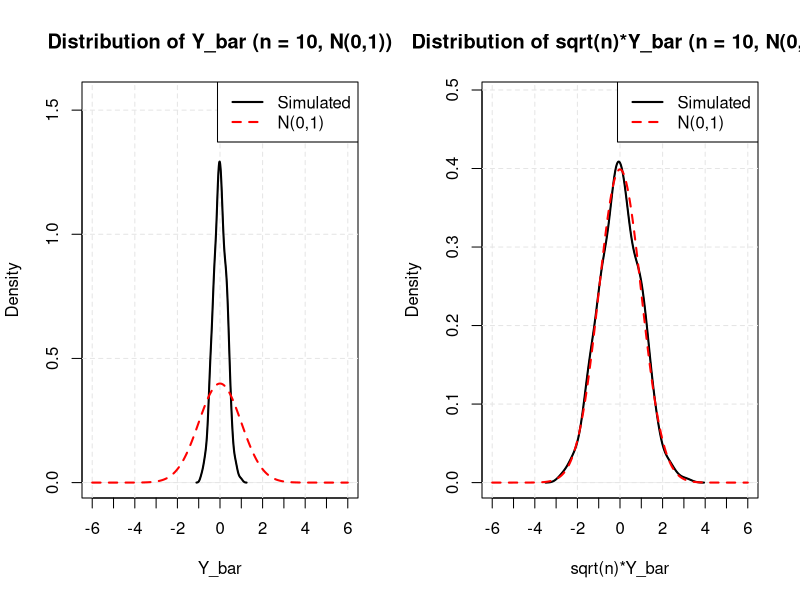
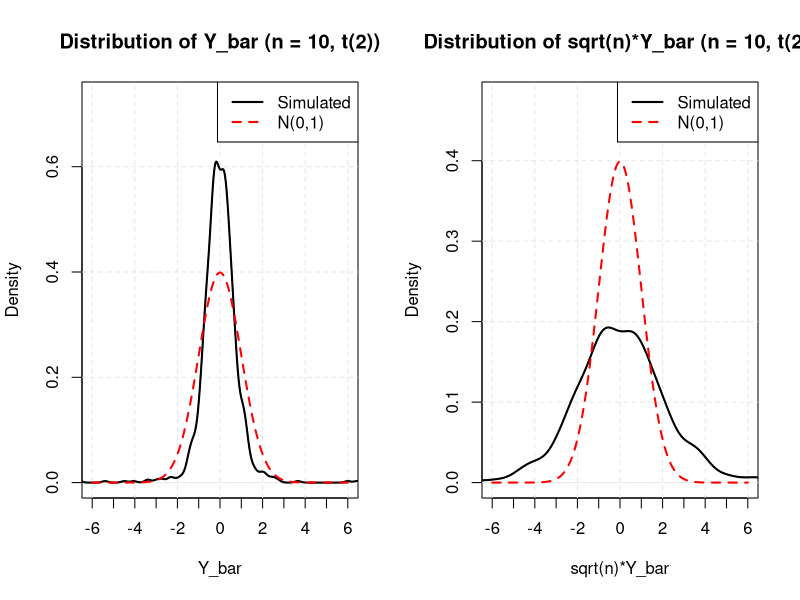
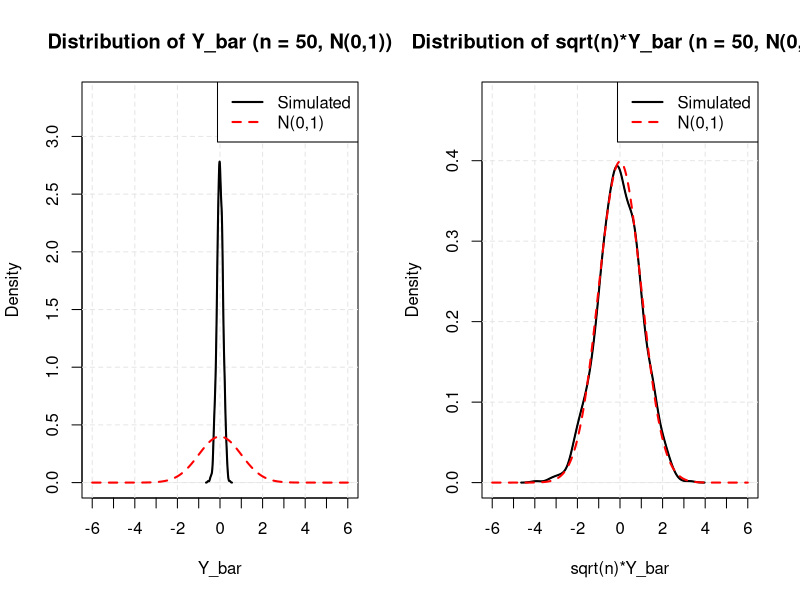
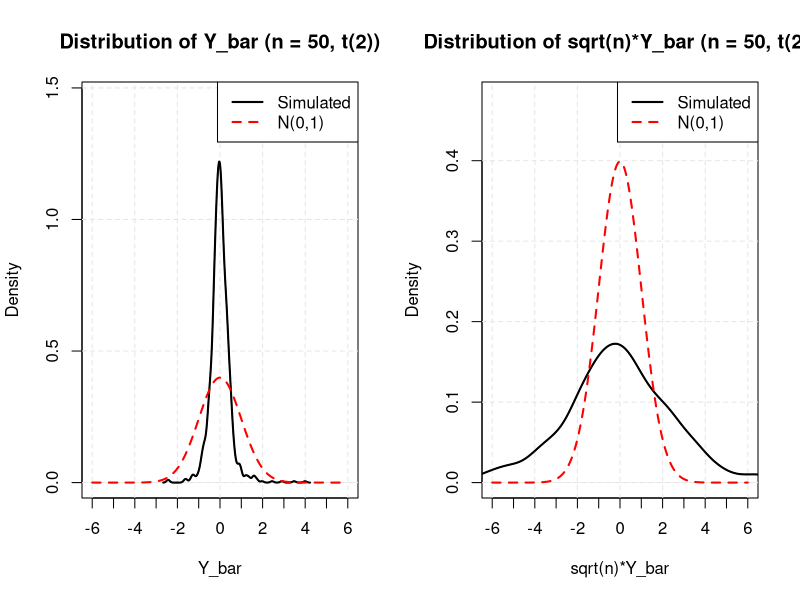
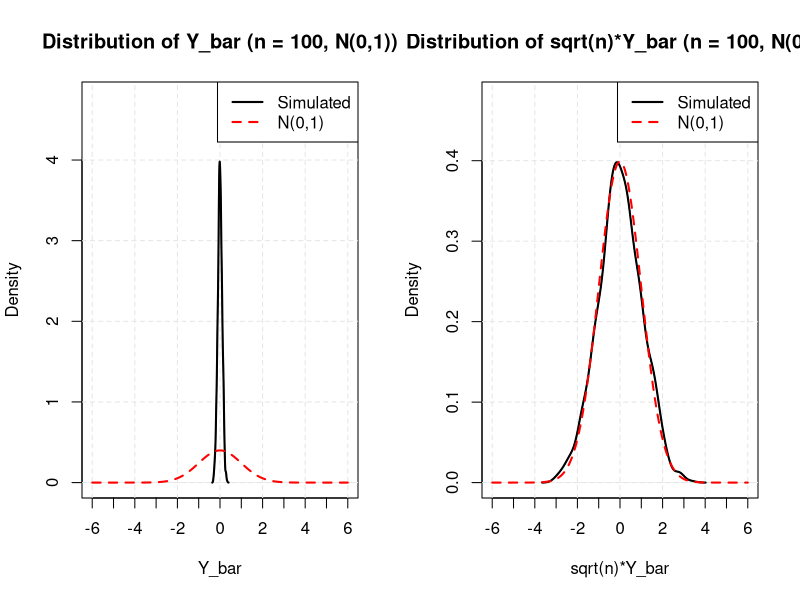
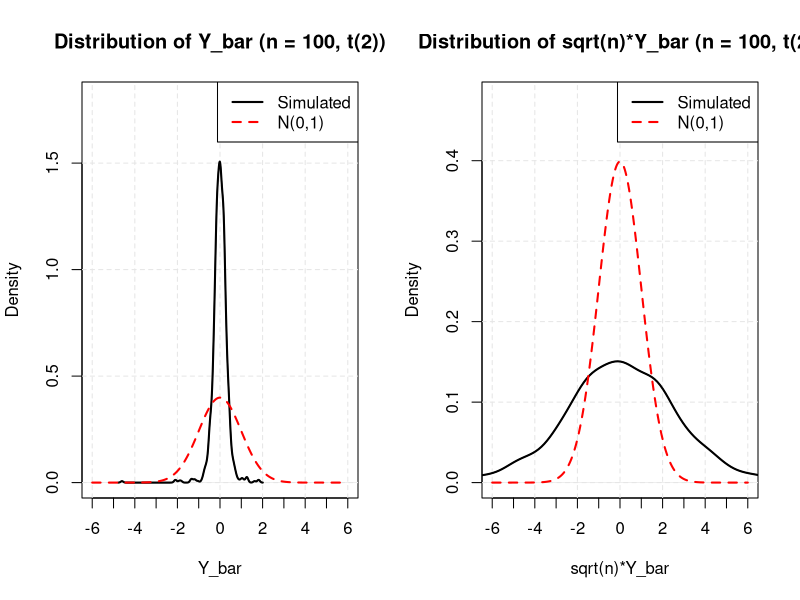
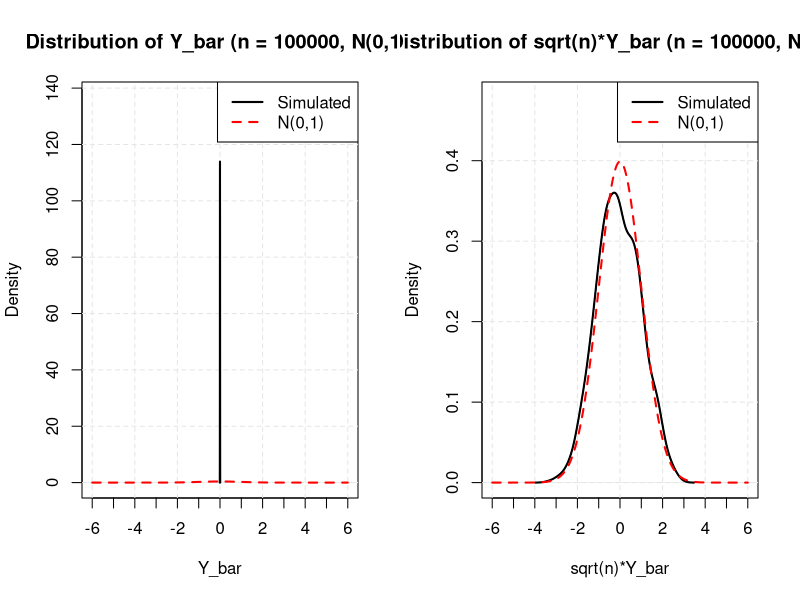
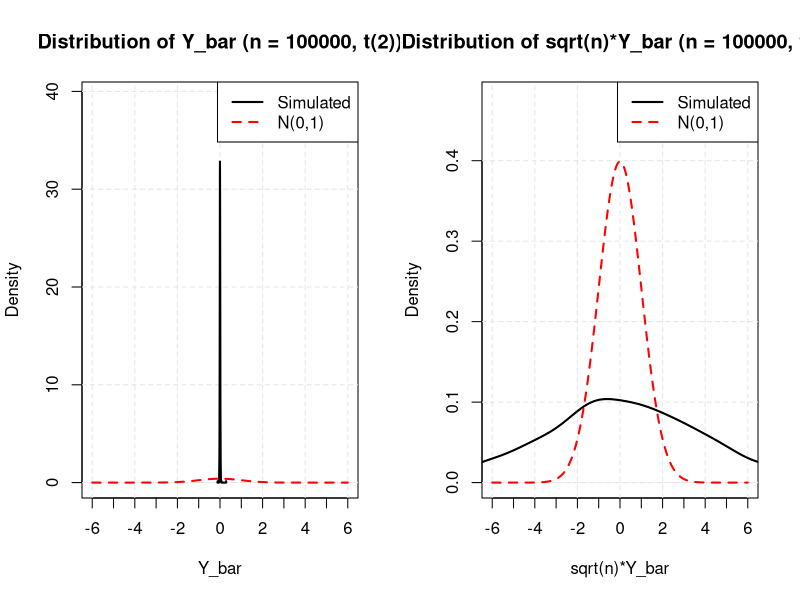

Write R code to recreate these figures, in order.
# Set random seed for reproducibility
set.seed(12345)

B <- 1000
degree_freedom <- 2

# Create img directory if it doesn't exist
if (!dir.exists("img")) {
  dir.create("img")
}

simulate_and_save <- function(n, dist_type) {
  y_bar <- numeric(B)
  y_bar_scaled <- numeric(B)
  
  # Generate B samples and calculate both statistics
  for(b in 1:B) {
    if(dist_type == "normal") {
      y <- rnorm(n, mean = 0, sd = 1)
    } else {
      y <- rt(n, df = degree_freedom)
    }
    
    y_bar[b] <- mean(y)
    y_bar_scaled[b] <- sqrt(n) * mean(y)
  }
  
  # Create filename
  dist_name <- ifelse(dist_type == "normal", "normal", paste0("t", degree_freedom))
  filename <- file.path("img", sprintf("n%d_%s_combined.png", n, dist_name))
  
  png(filename, width = 1200, height = 500)
  
  # Set up 1x2 plotting area
  par(mfrow = c(1, 2), mar = c(5, 4, 4, 2) + 0.1)
  
  # Create standard normal density for comparison
  x_range <- seq(-6, 6, length.out = 300)
  standard_normal <- dnorm(x_range)
  
  # Plot for Y_bar
  dens1 <- density(y_bar)
  y_max1 <- max(max(dens1$y), max(standard_normal)) * 1.2
  
  dist_label <- ifelse(dist_type == "normal", "N(0,1)", paste0("t(", degree_freedom, ")"))
  plot_title1 <- sprintf("Distribution of Y_bar (n = %d, %s)", n, dist_label)
  
  plot(dens1, main = plot_title1,
       xlab = "Y_bar", 
       ylab = "Density",
       xlim = c(-6, 6),
       ylim = c(0, y_max1),
       xaxt = "n")
  
  axis(1, at = seq(-6, 6, by = 1))
  grid(nx = NULL, ny = NULL, lty = 2, col = "gray90")
  lines(dens1, lwd = 2)
  lines(x_range, standard_normal, col = "red", lty = 2, lwd = 2)
  legend("topright", c("Simulated", "N(0,1)"), 
         col = c("black", "red"), lty = c(1, 2), lwd = 2)
  
  # Plot for sqrt(n)*Y_bar
  dens2 <- density(y_bar_scaled)
  y_max2 <- max(max(dens2$y), max(standard_normal)) * 1.2
  
  plot_title2 <- sprintf("Distribution of sqrt(n)*Y_bar (n = %d, %s)", n, dist_label)
  
  plot(dens2, main = plot_title2,
       xlab = "sqrt(n)*Y_bar", 
       ylab = "Density",
       xlim = c(-6, 6),
       ylim = c(0, y_max2),
       xaxt = "n")
  
  axis(1, at = seq(-6, 6, by = 1))
  grid(nx = NULL, ny = NULL, lty = 2, col = "gray90")
  lines(dens2, lwd = 2)
  lines(x_range, standard_normal, col = "red", lty = 2, lwd = 2)
  legend("topright", c("Simulated", "N(0,1)"), 
         col = c("black", "red"), lty = c(1, 2), lwd = 2)
  
  dev.off()
  
  cat("Saved plot to:", filename, "\n")
}

# 1e5 is additional sample size
n_values <- c(10, 50, 100, 1e5)
# n_values <- c(10, 50, 100)
distributions <- c("normal", "t")

for(n in n_values) {
  for(dist in distributions) {
    dist_name <- ifelse(dist == "normal", "N(0,1)", paste0("t(", degree_freedom, ")"))
    cat("\nSimulating for n =", n, ", distribution:", dist_name, "\n")
    simulate_and_save(n, dist)
  }
}

dt <- read.csv("./Equity_Premium.csv")
y <- dt$y
ones <- rep(1, 504)
dfy <- dt$x_dfy
infl <- dt$x_infl
svar <- dt$x_svar
tms <- dt$x_tms
tbl <- dt$x_tbl
dfr <- dt$x_dfr
dp <- dt$x_dp
ltr <- dt$x_ltr
ep <- dt$x_ep
bmr <- dt$x_bmr
ntis <- dt$x_ntis

x <- cbind(ones, dfy, infl, svar, tms,
           tbl, dfr, dp, ltr, ep, bmr, ntis)


# Part 1
model <- lm(y ~ (x - 1))

# Part a: Individual Wald tests for each coefficient
coef_summary <- summary(model)$coefficients

wald_tests <- data.frame(
  Coefficient = rownames(coef_summary),
  Estimate = coef_summary[, "Estimate"],
  Std_Error = coef_summary[, "Std. Error"],
  t_value = coef_summary[, "t value"],
  p_value = coef_summary[, "Pr(>|t|)"]
)

# Print results for part a
cat("\nPart a: Individual Wald Tests (H0: βj = 0)\n")
print(wald_tests)
cat("\nSignificant coefficients at 5% level:\n")
print(wald_tests[wald_tests$p_value < 0.05, ])

# Part b: Joint Wald test for β1 = 0 and β2 + β3 = 0
library(car)

# Create constraint matrix R and vector r
R <- matrix(0, nrow = 2, ncol = length(coef(model)))
R[1, 1] = 1              # β1 = 0
R[2, 2:3] = c(1, 1)      # β2 + β3 = 0
r <- c(0, 0)

# Perform joint Wald test with custom hypothesis names
joint_test <- linearHypothesis(model, R, r)

# Print results for part b
cat("\nPart b: Joint Wald Test\n")
cat("H0: β1 = 0 and β2 + β3 = 0\n")
print(joint_test)


